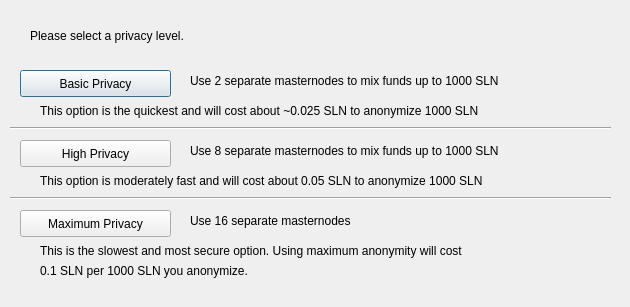
<?xml version="1.0" encoding="UTF-8"?>
<ui version="4.0">
 <class>DarksendConfig</class>
 <widget class="QDialog" name="DarksendConfig">
  <property name="geometry">
   <rect>
    <x>0</x>
    <y>0</y>
    <width>630</width>
    <height>307</height>
   </rect>
  </property>
  <property name="windowTitle">
   <string>Configure PrivateSend</string>
  </property>
  <widget class="QPushButton" name="buttonBasic">
   <property name="geometry">
    <rect>
     <x>20</x>
     <y>70</y>
     <width>151</width>
     <height>27</height>
    </rect>
   </property>
   <property name="text">
    <string>Basic Privacy</string>
   </property>
  </widget>
  <widget class="QPushButton" name="buttonHigh">
   <property name="geometry">
    <rect>
     <x>20</x>
     <y>140</y>
     <width>151</width>
     <height>27</height>
    </rect>
   </property>
   <property name="text">
    <string>High Privacy</string>
   </property>
  </widget>
  <widget class="QPushButton" name="buttonMax">
   <property name="geometry">
    <rect>
     <x>20</x>
     <y>210</y>
     <width>151</width>
     <height>27</height>
    </rect>
   </property>
   <property name="text">
    <string>Maximum Privacy</string>
   </property>
  </widget>
  <widget class="QLabel" name="label">
   <property name="geometry">
    <rect>
     <x>30</x>
     <y>20</y>
     <width>571</width>
     <height>31</height>
    </rect>
   </property>
   <property name="text">
    <string>Please select a privacy level.</string>
   </property>
  </widget>
  <widget class="QLabel" name="label_2">
   <property name="geometry">
    <rect>
     <x>190</x>
     <y>70</y>
     <width>421</width>
     <height>21</height>
    </rect>
   </property>
   <property name="text">
    <string>Use 2 separate masternodes to mix funds up to 1000 SLN</string>
   </property>
  </widget>
  <widget class="QLabel" name="label_3">
   <property name="geometry">
    <rect>
     <x>190</x>
     <y>140</y>
     <width>411</width>
     <height>21</height>
    </rect>
   </property>
   <property name="text">
    <string>Use 8 separate masternodes to mix funds up to 1000 SLN</string>
   </property>
  </widget>
  <widget class="QLabel" name="label_4">
   <property name="geometry">
    <rect>
     <x>190</x>
     <y>210</y>
     <width>421</width>
     <height>21</height>
    </rect>
   </property>
   <property name="text">
    <string>Use 16 separate masternodes</string>
   </property>
  </widget>
  <widget class="QLabel" name="label_6">
   <property name="geometry">
    <rect>
     <x>40</x>
     <y>100</y>
     <width>561</width>
     <height>21</height>
    </rect>
   </property>
   <property name="text">
    <string>This option is the quickest and will cost about ~0.025 SLN to anonymize 1000 SLN</string>
   </property>
  </widget>
  <widget class="QLabel" name="label_7">
   <property name="geometry">
    <rect>
     <x>40</x>
     <y>170</y>
     <width>561</width>
     <height>21</height>
    </rect>
   </property>
   <property name="text">
    <string>This option is moderately fast and will cost about 0.05 SLN to anonymize 1000 SLN</string>
   </property>
  </widget>
  <widget class="QLabel" name="label_8">
   <property name="geometry">
    <rect>
     <x>40</x>
     <y>240</y>
     <width>561</width>
     <height>21</height>
    </rect>
   </property>
   <property name="text">
    <string>This is the slowest and most secure option. Using maximum anonymity will cost</string>
   </property>
  </widget>
  <widget class="QLabel" name="label_9">
   <property name="geometry">
    <rect>
     <x>40</x>
     <y>260</y>
     <width>561</width>
     <height>21</height>
    </rect>
   </property>
   <property name="text">
    <string>0.1 SLN per 1000 SLN you anonymize.</string>
   </property>
  </widget>
  <widget class="Line" name="line">
   <property name="geometry">
    <rect>
     <x>10</x>
     <y>120</y>
     <width>601</width>
     <height>16</height>
    </rect>
   </property>
   <property name="orientation">
    <enum>Qt::Horizontal</enum>
   </property>
  </widget>
  <widget class="Line" name="line_2">
   <property name="geometry">
    <rect>
     <x>10</x>
     <y>190</y>
     <width>601</width>
     <height>16</height>
    </rect>
   </property>
   <property name="orientation">
    <enum>Qt::Horizontal</enum>
   </property>
  </widget>
 </widget>
 <resources/>
 <connections/>
</ui>
